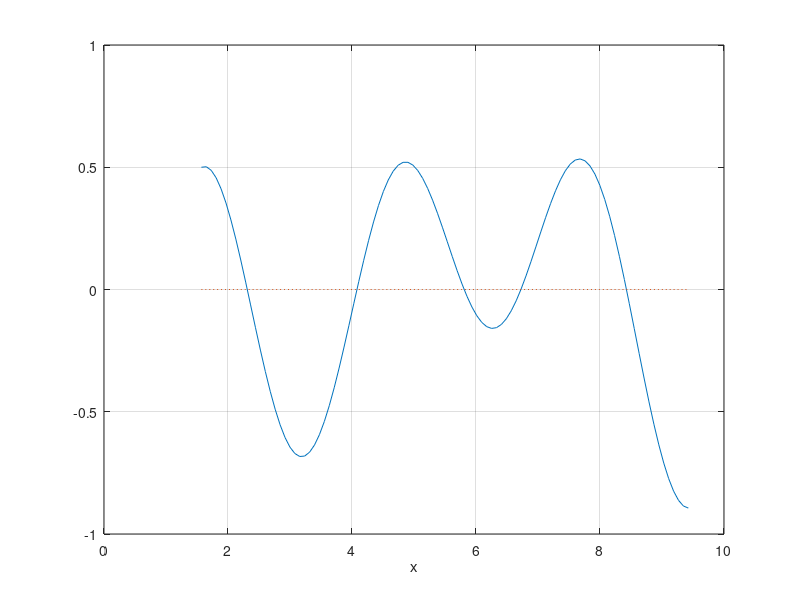

The MATLAB script that drew this image: (Note: this script raises an error after producing the figure.)
a=pi/2; b=3*pi;
m=100; x=linspace(a,b,m);
f='sin(x).^2 + (0.5 - 1./x).*cos(x) - 0.5';
plot(x,eval(f),x,0*x,':'); 
grid on 
xlabel('x');

z=ginput(1);
[zr,fr]=fzero(f,z(1))
hold on 
plot(zr,fr,'r*', z(1), z(2),'g*')
hold off

syms x

Eq = sin(x)^2 + (0.5 - 1/x)*cos(x) - 0.5
a = solve(Eq)